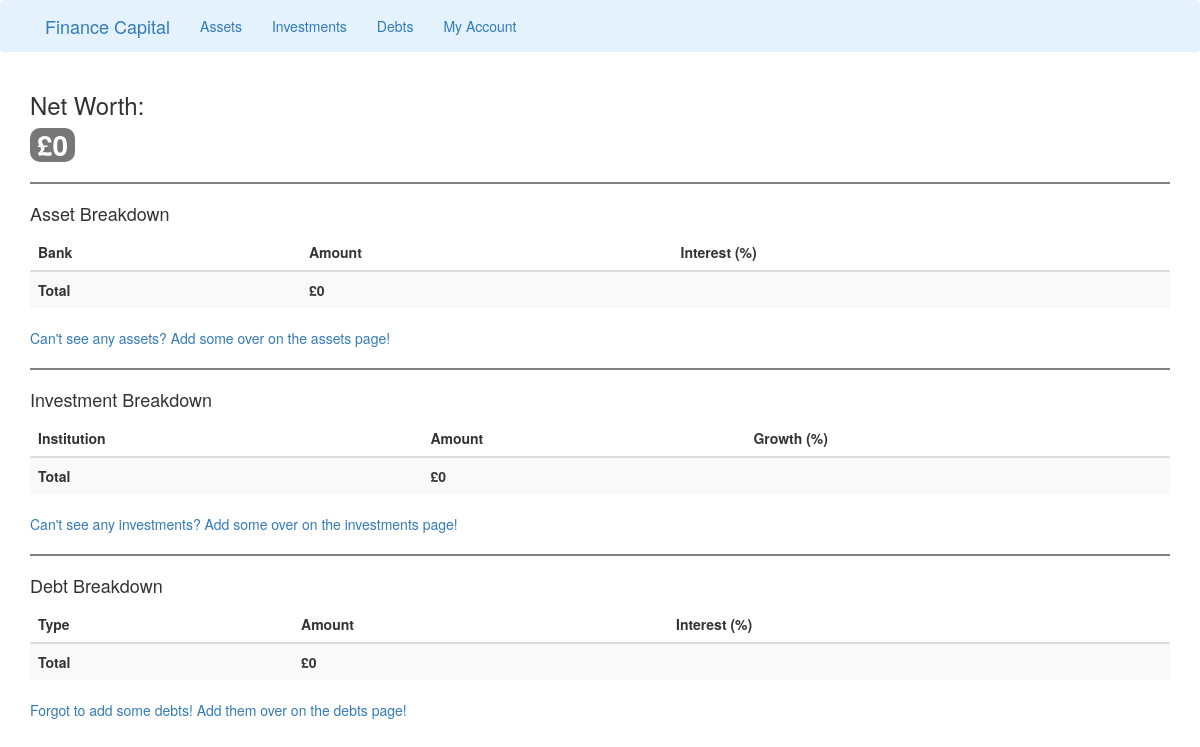
/account, run on an earlier commit of the app's database.
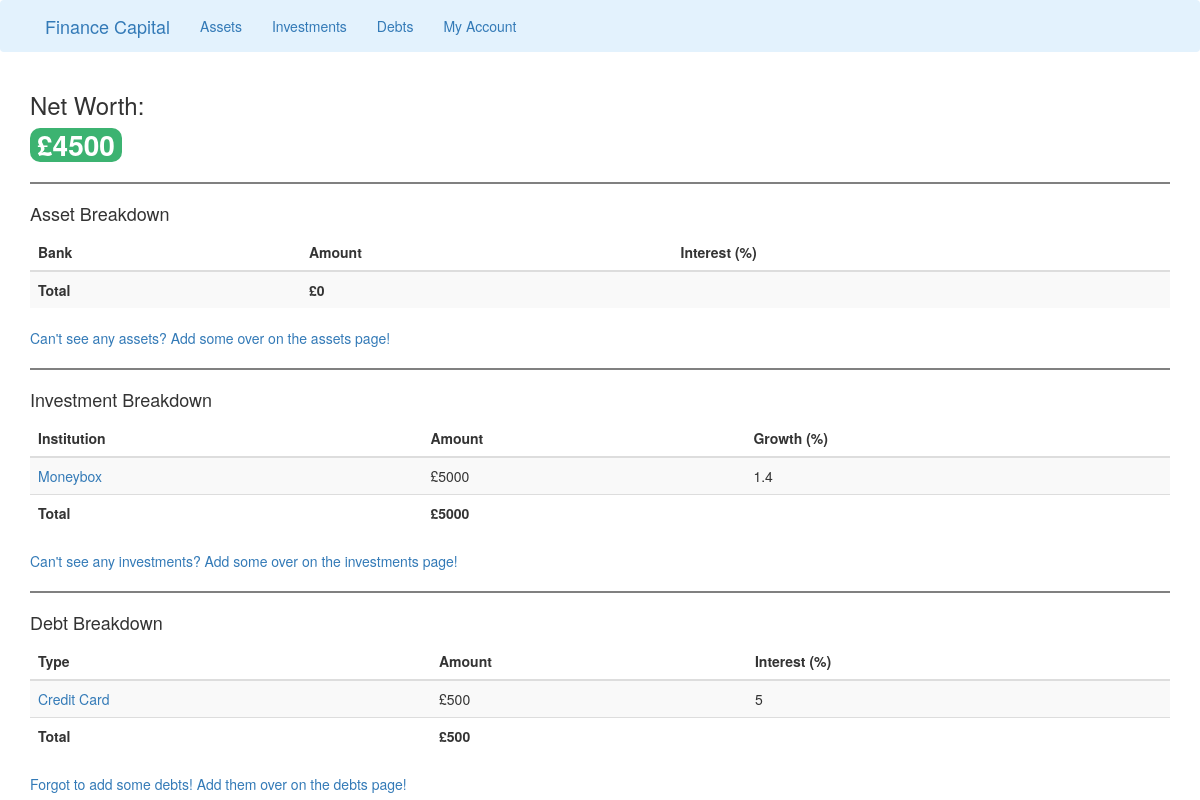
And on a later commit of the database.
### run.py (models this page shows, shortened)
class adding_investments(db.Model, UserMixin):
    id = db.Column(db.Integer, primary_key=True)
    institution = db.Column(db.String(30), unique=False, nullable=False)
    amount = db.Column(db.Integer, unique=False, nullable=False)
    growth = db.Column(db.Integer, unique=False, nullable=False)

class adding_debts(db.Model, UserMixin):
    id = db.Column(db.Integer, primary_key=True)
    debt_type = db.Column(db.String(30), unique=False, nullable=False)
    amount = db.Column(db.Integer, unique=False, nullable=False)
    interest = db.Column(db.Integer, unique=False, nullable=False)

### run.py (the view)
@app.route('/account', methods=['GET', 'POST'])
def account():
    form_1 = adding_assets.query.all()
    form_2 = adding_investments.query.all()
    form_3 = adding_debts.query.all()
    result_1 = [r.amount for r in db.session.query(adding_assets).all()]
    total_assets = sum(result_1)
    result_2 = [r.amount for r in db.session.query(adding_investments).all()]
    total_investments = sum(result_2)
    result_3 = [r.amount for r in db.session.query(adding_debts).all()]
    total_debts = sum(result_3)
    net_worth = total_assets + total_investments - total_debts
    return render_template('account.html', title='Account', form_1=form_1, form_2=form_2, form_3=form_3,
                            total_assets=total_assets, total_investments=total_investments,
                            total_debts=total_debts, net_worth=net_worth)

### templates/account.html (shortened to what this page needs)
{% extends 'base.html' %}
{% block content %}
<link rel="stylesheet" href='run.py'>
<div class="container">
    <h3>Net Worth:</h3>
    {% if net_worth > 0 %}
        <span class="badge badge-info even-larger-badge" style="background-color:MediumSeaGreen;">£{{ net_worth }}</span>
    {% elif net_worth < 0  %}
        <span class="badge badge-info even-larger-badge" style="background-color:Tomato;">£{{ net_worth }}</span>
    {% else %}
        <span class="badge badge-info even-larger-badge">£0</span>
    {% endif %}
    <hr style="height:2px;border-width:0;color:gray;background-color:gray">
    <h4>Asset Breakdown</h4>
        <table class="table table-striped">
            <thead>
            <tr>
                <th>Bank</th>
                <th>Amount</th>
                <th>Interest (%)</th>
            </tr>
            </thead>
            <tbody>
            <tr>
                <th>Total</th>
                <th>£{{ total_assets }}</th>
                <th></th>
            </tr>
            </tbody>
        </table>
    <a href="{{ url_for('assets') }}">Can't see any assets? Add some over on the assets page!</a>
    <hr style="height:2px;border-width:0;color:gray;background-color:gray">
    <h4>Investment Breakdown</h4>
    <table class="table table-striped">
        <thead>
        <tr>
            <th>Institution</th>
            <th>Amount</th>
            <th>Growth (%)</th>
        </tr>
        </thead>
        <tbody>
        {% for investment in form_2 %}
        {% if investment %}
        <tr>
            <td> <a href="{{ url_for('delete_investment', investment_id=investment.id) }}">{{ investment.institution }}</td>
            <td>£{{ investment.amount }}</td>
            <td>{{ investment.growth }}</td>
        </tr>
        {% else %}
        <tr><td></td></tr>
        {% endif %}
        {% endfor %}
        <tr>
            <th>Total</th>
            <th>£{{ total_investments }}</th>
            <th></th>
        </tr>
        </tbody>
    </table>
    <a href="{{ url_for('investments') }}">Can't see any investments? Add some over on the investments page!</a>
    <hr style="height:2px;border-width:0;color:gray;background-color:gray">
    <h4>Debt Breakdown</h4>
        <table class="table table-striped">
            <thead>
            <tr>
                <th>Type</th>
                <th>Amount</th>
                <th>Interest (%)</th>
            </tr>
            </thead>
            <tbody>
                {% for debt in form_3 %}
                {% if debt %}
                <tr>
                    <td> <a href="{{ url_for('delete_debt', debt_id=debt.id) }}">{{ debt.debt_type }}</td>
                    <td>£{{ debt.amount }}</td>
                    <td>{{ debt.interest }}</td>
                </tr>
                {% else %}
                <tr><td></td></tr>
                {% endif %}
                {% endfor %}
                <tr>
                    <th>Total</th>
                    <th>£{{ total_debts }}</th>
                    <th></th>
                </tr>
            </tbody>
        </table>
    <a href="{{ url_for('debts') }}">Forgot to add some debts! Add them over on the debts page!</a>
</div>
{% endblock content %}

### templates/base.html (shortened to what this page needs)
<!DOCTYPE html>
<html lang="en">
<head>
  <link rel="stylesheet" href="https://maxcdn.bootstrapcdn.com/bootstrap/3.4.1/css/bootstrap.min.css">
</head>
<html>
<body>
    <nav>
    <div class="navbar navbar-light" style="background-color: #e3f2fd;">
        <div class='container'>
        <div class="container-fluid">
            <div class="navbar-header">
                <a class="navbar-brand" href="{{ url_for('home') }}">Finance Capital</a>
            </div>
            <ul class="nav navbar-nav">
                <li><a href="{{ url_for('assets') }}">Assets</a></li>
                <li><a href="{{ url_for('investments') }}">Investments</a></li>
                <li><a href="{{ url_for('debts') }}">Debts</a></li>
                <li><a href="{{ url_for('account') }}">My Account</a></li>
            </ul>
        </div>
        </div>
    </div>
    </nav>
    {% block content %}
    {% endblock %}
</body>
</html>

### templates/account.html (style rules this page uses)
.even-larger-badge { font-size: 2.0em; }

What changed in the data, as far as the page shows it:
added adding_investments: institution "Moneybox", amount "5000", growth "1.4"
added adding_debts: debt_type "Credit Card", amount "500", interest "5"
Also different on the page:
{{ net_worth }}: (not shown) → "4500"
{{ total_investments }}: "0" → "5000"
{{ total_debts }}: "0" → "500"
text no longer shown: "£0"
